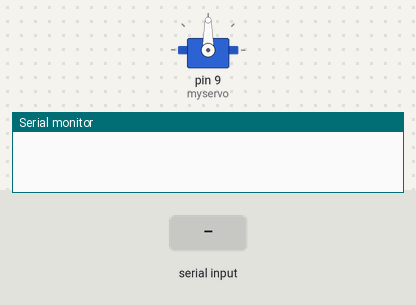
A sketch run on a simulated Arduino Uno, built with avr-gcc and run on an emulated ATmega328P. On the bench: servo, the last lines printed to the serial monitor. The inputs (shaded band) are chosen by the test bench.

Above: at 1.2 s.
1.3 s: "30,150\n" received over Serial
At 2.1 s:
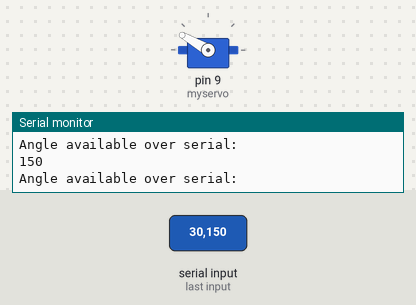
At 3.0 s:
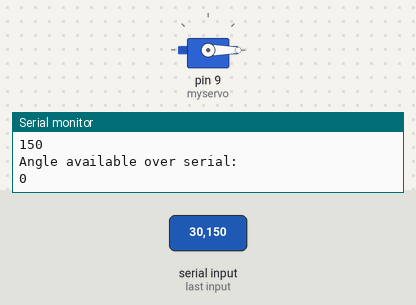
3.8 s: "90,45\n" received over Serial
At 4.3 s:
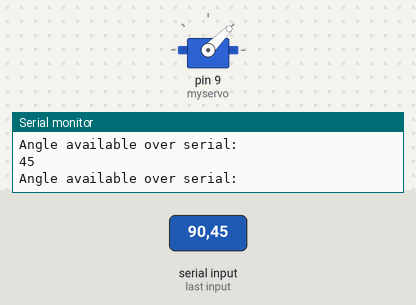
Timing chart, 0 to 6.8 s (numbered marks = the images above; inputs shaded):
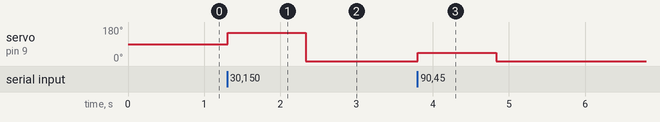

Measured:
- after the input at 1.3 s, servo on pin 9 (myservo): 90° → 150° at once, → 0° 1.0 s later
- after the input at 3.8 s, servo on pin 9 (myservo): 0° → 45° at once, → 0° 1.0 s later

The sketch:

receiver_modbus_experiment.ino
```cpp
#include <Servo.h>

Servo myservo;

void setup()
{
  Serial.begin(9600);
  myservo.attach(9);
}

void loop()
{

  if (Serial.available()) {
    Serial.print("\nAngle available over serial: \n");

    int angle = Serial.parseInt();
    Serial.print(angle);

    if(angle<=180)
    {
      myservo.write(angle);
    }
  }
}
```
